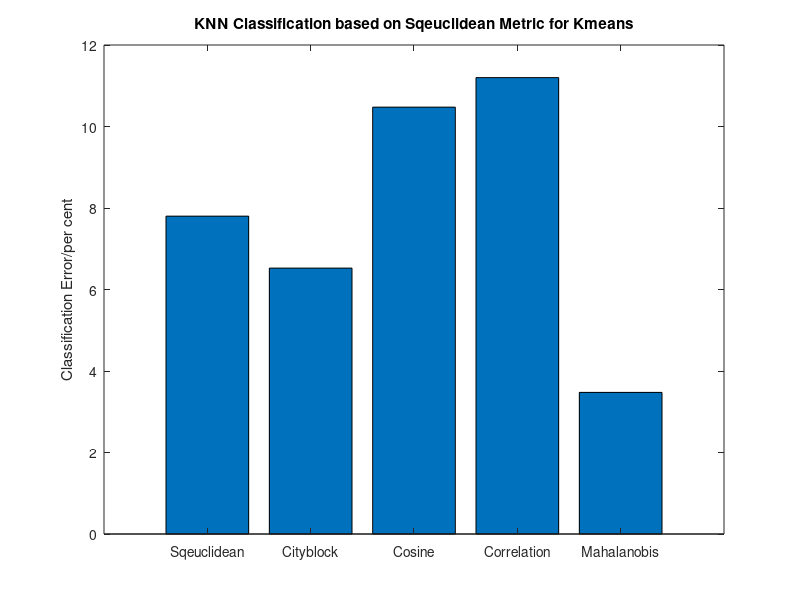
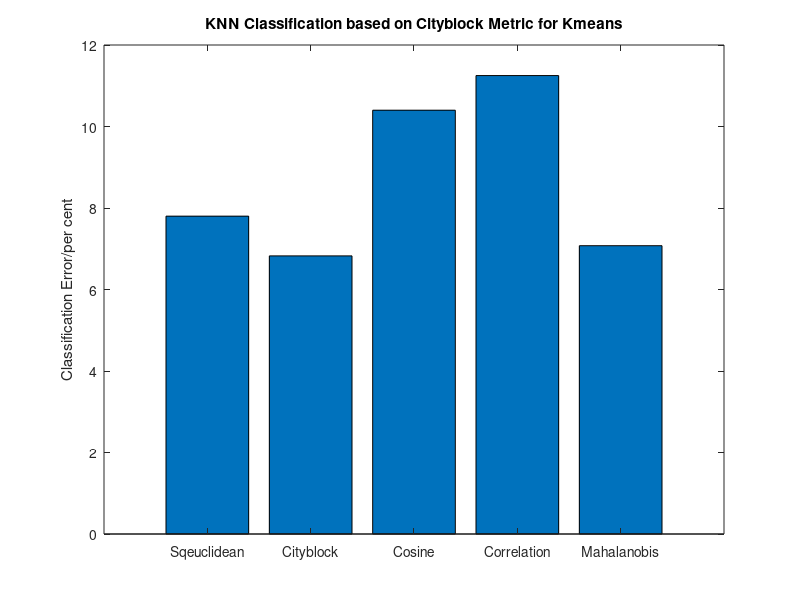
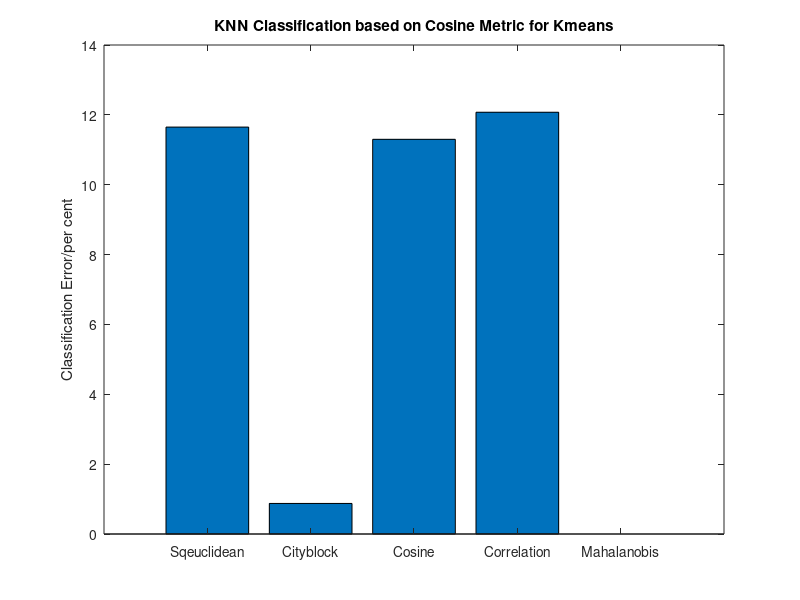
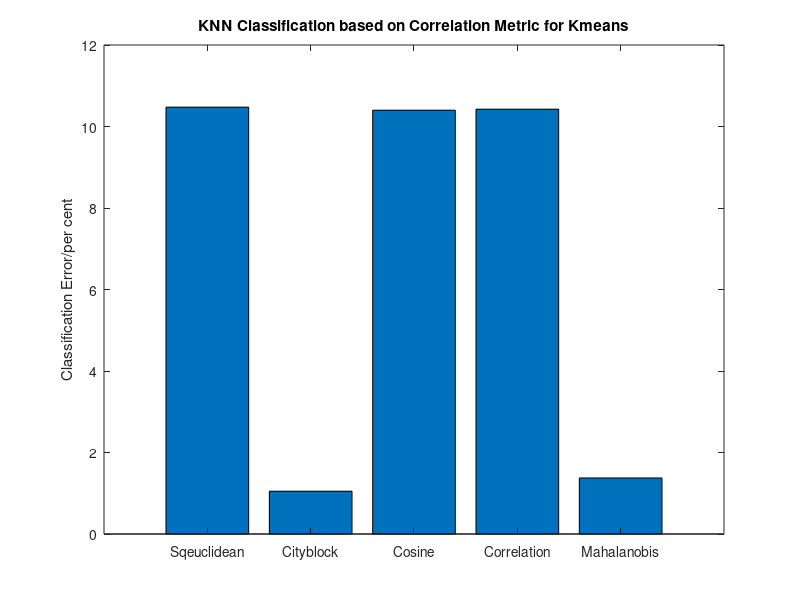

Reproduce these figures in MATLAB, in order.
function plotNNErrorRate
close all;
sqErrorMatrix = [7.8,6.525,10.475,11.2,3.475];
cityErrorMatrix = [7.8,6.825,10.4,11.25,7.075];
cosErrorMatrix = [11.65,0.875,11.3,12.075,0];
corrErrorMatrix = [10.475,1.05,10.4,10.425,1.375];
%xLabel = ['Sqeuclidean','Cityblock','Cosine','Correlation','Mahalanobis'];
xLabel{1} = 'Sqeuclidean';
xLabel{2} = 'Cityblock';
xLabel{3} = 'Cosine';
xLabel{4} = 'Correlation';
xLabel{5} = 'Mahalanobis';

figure;
bar(sqErrorMatrix')
title('KNN Classification based on Sqeuclidean Metric for Kmeans');
set(gca,'xticklabel', xLabel); 
ylabel('Classification Error/per cent');

figure;
bar(cityErrorMatrix')
title('KNN Classification based on Cityblock Metric for Kmeans');
set(gca,'xticklabel', xLabel); 
ylabel('Classification Error/per cent');

figure;
bar(cosErrorMatrix')
title('KNN Classification based on Cosine Metric for Kmeans');
set(gca,'xticklabel', xLabel); 
ylabel('Classification Error/per cent');

figure;
bar(corrErrorMatrix')
title('KNN Classification based on Correlation Metric for Kmeans');
set(gca,'xticklabel', xLabel); 
ylabel('Classification Error/per cent');

errMatrix = [12.5000,7.6250,13.1250,13.1250,12.2500];
figure;
bar(errMatrix')
title('KNN Classification based on corresponding metrics for Kmeans,K=10');
set(gca,'xticklabel', xLabel); 
ylabel('Classification Error/per cent');



end
